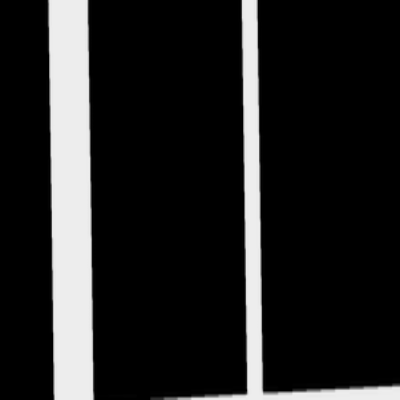
#> input picture data/training/groundtruth/satImage_002_Aug04.png, 400 x 400 px, given as the content of the folder data/training/images/, which was not available
$ jupyter execute --allow-errors segment_aerial_images.ipynb   (shell and % lines are left out)
#> lines starting #> are read from the running program, lines starting #| are printed output that depends on the picture; long printed decimals are rounded; pictures that were not available may be replaced by others from this repository, and a replacement may not be noted
[cell 1]
import matplotlib.image as mpimg
import numpy as np
import matplotlib.pyplot as plt
import os,sys
from PIL import Image

[cell 2]
# Helper functions

def load_image(infilename):
    data = mpimg.imread(infilename)
    return data

def img_float_to_uint8(img):
    rimg = img - np.min(img)
    rimg = (rimg / np.max(rimg) * 255).round().astype(np.uint8)
    return rimg

# Concatenate an image and its groundtruth
def concatenate_images(img, gt_img):
    nChannels = len(gt_img.shape)
    w = gt_img.shape[0]
    h = gt_img.shape[1]
    if nChannels == 3:
        cimg = np.concatenate((img, gt_img), axis=1)
    else:
        gt_img_3c = np.zeros((w, h, 3), dtype=np.uint8)
        gt_img8 = img_float_to_uint8(gt_img)
        gt_img_3c[:,:,0] = gt_img8
        gt_img_3c[:,:,1] = gt_img8
        gt_img_3c[:,:,2] = gt_img8
        img8 = img_float_to_uint8(img)
        cimg = np.concatenate((img8, gt_img_3c), axis=1)
    return cimg

def img_crop(im, w, h):
    list_patches = []
    imgwidth = im.shape[0]
    imgheight = im.shape[1]
    is_2d = len(im.shape) < 3
    for i in range(0,imgheight,h):
        for j in range(0,imgwidth,w):
            if is_2d:
                im_patch = im[j:j+w, i:i+h]
            else:
                im_patch = im[j:j+w, i:i+h, :]
            list_patches.append(im_patch)
    return list_patches

[cell 3]
# Loaded a set of images
root_dir = "data/training/"

image_dir = root_dir + "images/"
files = os.listdir(image_dir)
n = len(files)
print("Loading " + str(n) + " images")
imgs = [load_image(image_dir + files[i]) for i in range(n)]
#> in load_image, data is the input picture: shape (400, 400, 3) float32; min 0, max 0.929, mean 0.138
#> imgs = 1 item
print(files[0])

gt_dir = root_dir + "groundtruth/"
print("Loading " + str(n) + " images")
gt_imgs = []
for i in range (n):
    img = mpimg.imread(gt_dir + files[i])
    try:
        gt_imgs.append(img[:,:,0])
    except:
        gt_imgs.append(img)
print(files[0])

[cell 4]
print('Image size = ' + str(imgs[0].shape[0]) + ',' + str(imgs[0].shape[1]))
#| Image size = 400,400

# Show first image and its groundtruth image
cimg = concatenate_images(imgs[0], gt_imgs[0])
#> in concatenate_images, `gt_img_3c[:,:,0] = gt_img8`:
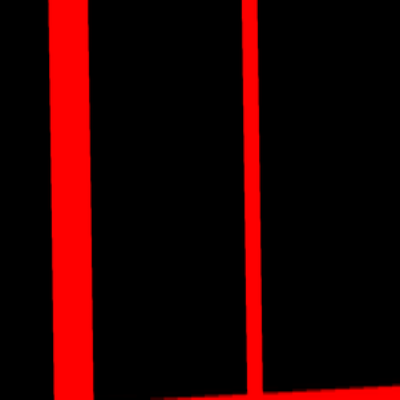
#> gt_img_3c: shape (400, 400, 3); mean of channels 0, 1, 2 37.9, 0, 0; drawn as R, G, B
#> in concatenate_images, `gt_img_3c[:,:,2] = gt_img8`:
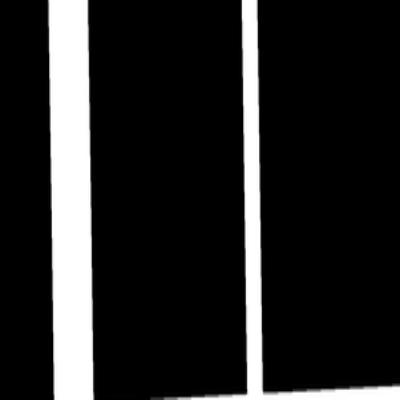
#> gt_img_3c: shape (400, 400, 3); min 0, max 255, mean 37.9
#> in concatenate_images, `cimg = np.concatenate((img8, gt_img_3c), axis=1)`:
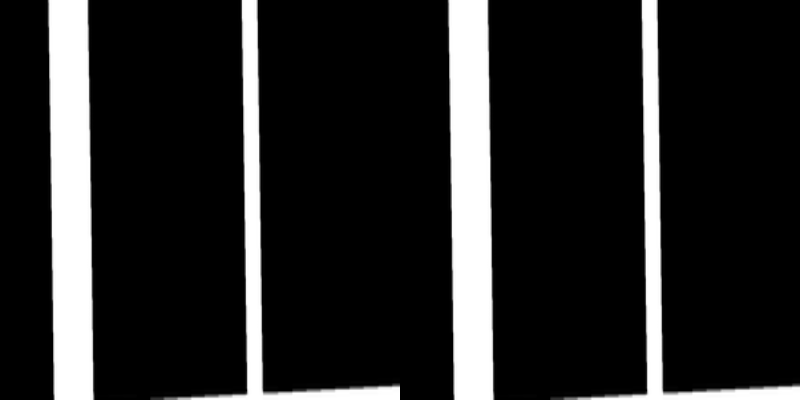
#> cimg: shape (400, 800, 3); min 0, max 255, mean 37.9
fig1 = plt.figure(figsize=(10, 10))
plt.imshow(cimg, cmap='Greys_r')

[cell 5]
# Extract patches from input images
patch_size = 16 # each patch is 16*16 pixels

img_patches = [img_crop(imgs[i], patch_size, patch_size) for i in range(n)]
#> after the loop in img_crop, `for i in range(0,imgheight,h):`: list_patches = 625 items
#> img_patches = 1 item
gt_patches = [img_crop(gt_imgs[i], patch_size, patch_size) for i in range(n)]
#> gt_patches = 1 item

# Linearize list of patches
img_patches = np.asarray([img_patches[i][j] for i in range(len(img_patches)) for j in range(len(img_patches[i]))])
gt_patches =  np.asarray([gt_patches[i][j] for i in range(len(gt_patches)) for j in range(len(gt_patches[i]))])

[cell 6]
# Extract 6-dimensional features consisting of average RGB color as well as variance
def extract_features(img):
    feat_m = np.mean(img, axis=(0,1))
    feat_v = np.var(img, axis=(0,1))
    feat = np.append(feat_m, feat_v)
    return feat

# Extract 2-dimensional features consisting of average gray color as well as variance
def extract_features_2d(img):
    feat_m = np.mean(img)
    feat_v = np.var(img)
    feat = np.append(feat_m, feat_v)
    return feat

# Extract features for a given image
def extract_img_features(filename):
    img = load_image(filename)
    img_patches = img_crop(img, patch_size, patch_size)
    X = np.asarray([ extract_features_2d(img_patches[i]) for i in range(len(img_patches))])
    return X

[cell 7]
# Compute features for each image patch
foreground_threshold = 0.25 # percentage of pixels > 1 required to assign a foreground label to a patch

def value_to_class(v):
    df = np.sum(v)
    if df > foreground_threshold:
        return 1
    else:
        return 0

X = np.asarray([ extract_features_2d(img_patches[i]) for i in range(len(img_patches))])
#> in extract_features_2d, `feat_m = np.mean(img)`: feat_m = 0
#> in extract_features_2d, `feat = np.append(feat_m, feat_v)`: feat = [0, 0]
#> X = 625 pairs, first value 0 to 0.929, second value 0 to 0.194
Y = np.asarray([value_to_class(np.mean(gt_patches[i])) for i in range(len(gt_patches))])
#> in value_to_class, `df = np.sum(v)`: df = 0
#> Y = 625 values, max 1 at index 75, min 0 at index 0, mean 0.192

[cell 8]
# Print feature statistics

print('Computed ' + str(X.shape[0]) + ' features')
#| Computed 625 features
print('Feature dimension = ' + str(X.shape[1]))
#| Feature dimension = 2
print('Number of classes = ' + str(np.max(Y)))  #TODO: fix, length(unique(Y))
#| Number of classes = 1

Y0 = [i for i, j in enumerate(Y) if j == 0]
#> Y0 = 505 values from 0 to 623
Y1 = [i for i, j in enumerate(Y) if j == 1]
#> Y1 = 120 values from 75 to 624
print('Class 0: ' + str(len(Y0)) + ' samples')
#| Class 0: 505 samples
print('Class 1: ' + str(len(Y1)) + ' samples')
#| Class 1: 120 samples

[cell 9]
# Display a patch that belongs to the foreground class
plt.imshow(gt_patches[Y1[3]], cmap='Greys_r')
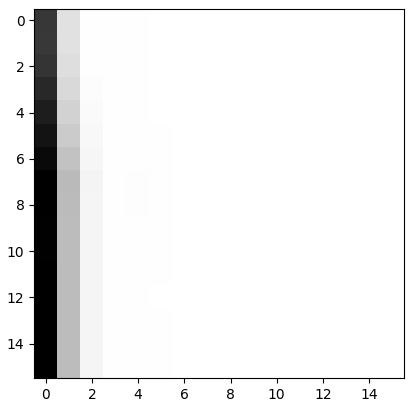
#> figure drawn by matplotlib, 1 panel

[cell 10]
# Plot 2d features using groundtruth to color the datapoints
plt.scatter(X[:, 0], X[:, 1], c=Y, edgecolors='k', cmap=plt.cm.Paired)
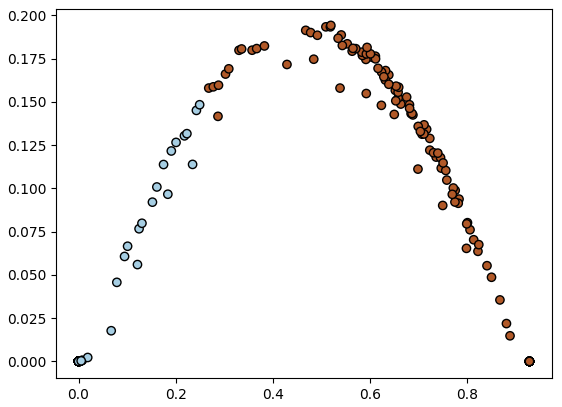
#> figure drawn by matplotlib, 1 panel

[cell 11]
# train a logistic regression classifier

from sklearn import linear_model
from sklearn import svm
# we create an instance of the classifier and fit the data
logreg = linear_model.LogisticRegression(C=1e5, class_weight="balanced")
logreg.fit(X, Y)

[cell 12]
# Predict on the training set
Z = logreg.predict(X)
#> Z has the same summary as Y

# Get non-zeros in prediction and grountruth arrays
Zn = np.nonzero(Z)[0]
#> Zn = 120 values from 75 to 624
Yn = np.nonzero(Y)[0]
#> Yn = 120 values from 75 to 624

TPR = len(list(set(Yn) & set(Zn))) / float(len(Z))
#> TPR = 0.192
print('True positive rate = ' + str(TPR))
#| True positive rate = 0.192

[cell 13]
clf = svm.LinearSVC()
clf.fit(X,Y)

pred = clf.predict(X)
#> pred has the same summary as Y
Zn = np.nonzero(pred)[0]
Yn = np.nonzero(Y)[0]

TPR = len(list(set(Yn) & set(Zn))) / float(len(Z))
print('True positive rate = ' + str(TPR))
#| True positive rate = 0.192
print("F1 score for SVM classification:")
#> (the rest of this cell did not finish here and is left out)

[cell 14]
from sklearn.metrics import f1_score
print("F1 score for logistic regression: ")
print(f1_score(Y, Z))
#| 1.0

$ run again, on data/training/groundtruth/satImage_025_Aug03.png
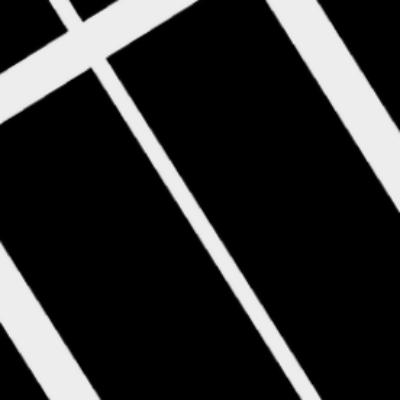
#> input picture data/training/groundtruth/satImage_025_Aug03.png, 400 x 400 px, given as the content of the folder data/training/images/, which was not available
#> in load_image, data is the input picture: shape (400, 400, 3) float32; min 0, max 0.929, mean 0.175
#> imgs = 1 item
#| Image size = 400,400
#> in concatenate_images, `cimg = np.concatenate((img8, gt_img_3c), axis=1)`:
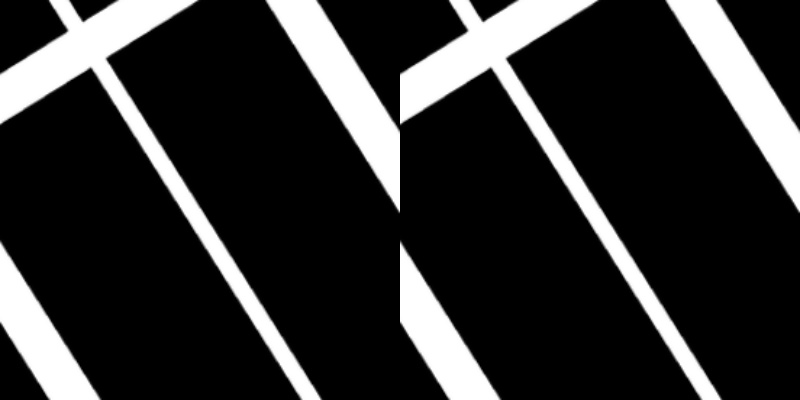
#> cimg: shape (400, 800, 3); min 0, max 255, mean 48
#> after the loop in img_crop, `for i in range(0,imgheight,h):`: list_patches = 625 items
#> img_patches = 1 item
#> feat_m = 0
#> feat = [0, 0]
#> X = 625 pairs, first value 0 to 0.929, second value 0 to 0.182
#> df = 0
#> Y = 625 values, max 1 at index 4, min 0 at index 0, mean 0.224
#| Computed 625 features
#| Feature dimension = 2
#| Number of classes = 1
#> Y0 = 485 values from 0 to 624
#> Y1 = 140 values from 4 to 612
#| Class 0: 485 samples
#| Class 1: 140 samples
#> `[cell 10] # Plot 2d features using groundtruth to color the datapoints..`:
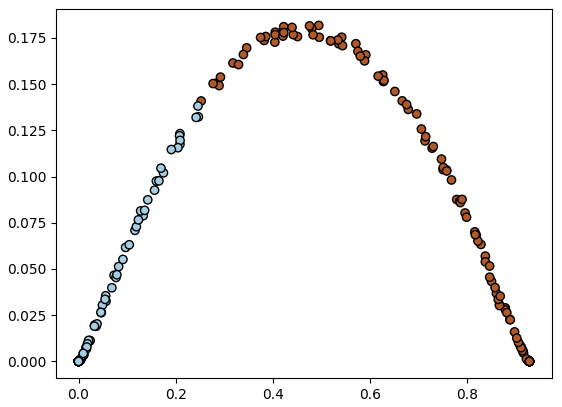
#> figure drawn by matplotlib, 1 panel
#> Z = 625 values, max 1 at index 4, min 0 at index 0, mean 0.226
#> `Zn = np.nonzero(Z)[0]`: Zn = 141 values from 4 to 612
#> Yn = 140 values from 4 to 612
#> `TPR = len(list(set(Yn) & set(Zn))) / float(len(Z))`: TPR = 0.224
#| True positive rate = 0.224
#> pred = 625 values, max 1 at index 4, min 0 at index 0, mean 0.222
#> `Zn = np.nonzero(pred)[0]`: Zn = 139 values from 4 to 612
#> `TPR = len(list(set(Yn) & set(Zn))) / float(len(Z))`: TPR = 0.222
#| True positive rate = 0.2224
#| 0.9964

$ run again, on data/training/groundtruth/satImage_033_Aug10.png
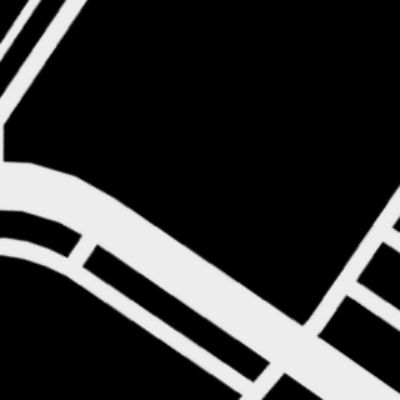
#> input picture data/training/groundtruth/satImage_033_Aug10.png, 400 x 400 px, given as the content of the folder data/training/images/, which was not available
#> in load_image, data is the input picture: shape (400, 400, 3) float32; min 0, max 0.929, mean 0.197
#> imgs = 1 item
#| Image size = 400,400
#> in concatenate_images, `cimg = np.concatenate((img8, gt_img_3c), axis=1)`:
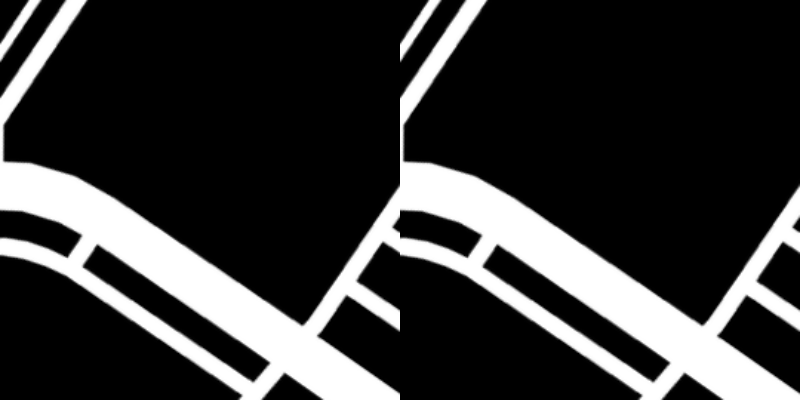
#> cimg: shape (400, 800, 3); min 0, max 255, mean 54.1
#> after the loop in img_crop, `for i in range(0,imgheight,h):`: list_patches = 625 items
#> img_patches = 1 item
#> feat_m = 7.66e-05
#> feat_v = 4.15e-07
#> feat = [7.66e-05, 4.15e-07]
#> X = 625 pairs, first value 0 to 0.929, second value 0 to 0.182
#> df = 7.66e-05
#> Y = 625 values, max 1 at index 2, min 0 at index 0, mean 0.258
#| Computed 625 features
#| Feature dimension = 2
#| Number of classes = 1
#> Y0 = 464 values from 0 to 623
#> Y1 = 161 values from 2 to 624
#| Class 0: 464 samples
#| Class 1: 161 samples
#> `[cell 10] # Plot 2d features using groundtruth to color the datapoints..`:
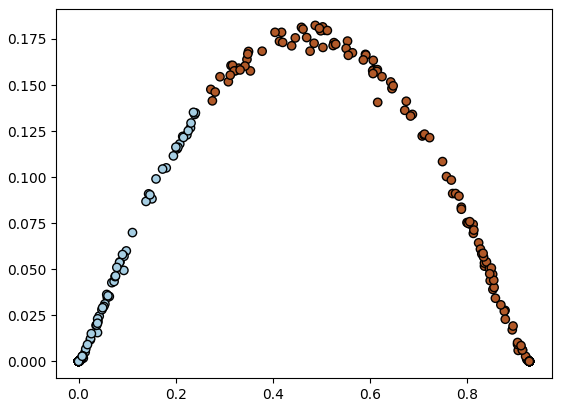
#> figure drawn by matplotlib, 1 panel
#> Z has the same summary as Y
#> TPR = 0.258
#| True positive rate = 0.2576
#> pred has the same summary as Y
#| True positive rate = 0.2576
#| 1.0

$ run again, on data/training/groundtruth/satImage_051_Aug14.png
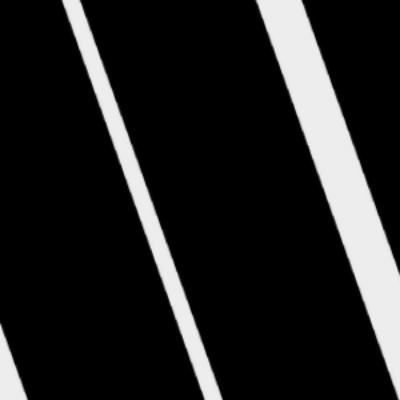
#> input picture data/training/groundtruth/satImage_051_Aug14.png, 400 x 400 px, given as the content of the folder data/training/images/, which was not available
#> in load_image, data is the input picture: shape (400, 400, 3) float32; min 0, max 0.929, mean 0.138
#> imgs = 1 item
#| Image size = 400,400
#> in concatenate_images, `cimg = np.concatenate((img8, gt_img_3c), axis=1)`:
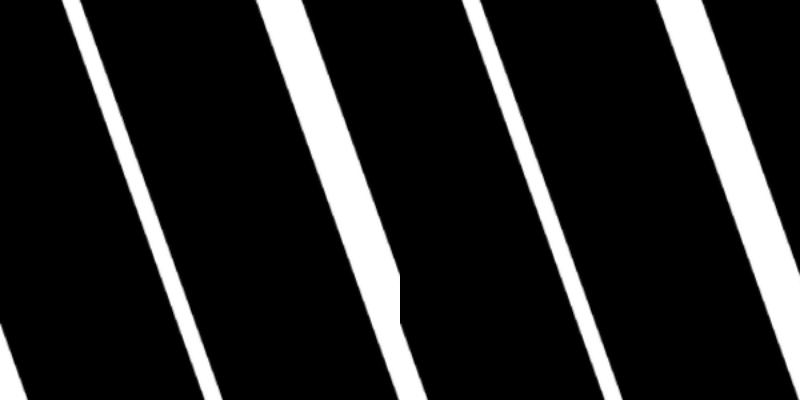
#> cimg: shape (400, 800, 3); min 0, max 255, mean 37.8
#> after the loop in img_crop, `for i in range(0,imgheight,h):`: list_patches = 625 items
#> img_patches = 1 item
#> feat_m = 0
#> feat = [0, 0]
#> X = 625 pairs, first value 0 to 0.929, second value 0 to 0.187
#> df = 0
#> Y = 625 values, max 1 at index 21, min 0 at index 0, mean 0.182
#| Computed 625 features
#| Feature dimension = 2
#| Number of classes = 1
#> Y0 = 511 values from 0 to 624
#> Y1 = 114 values from 21 to 623
#| Class 0: 511 samples
#| Class 1: 114 samples
#> `[cell 10] # Plot 2d features using groundtruth to color the datapoints..`:
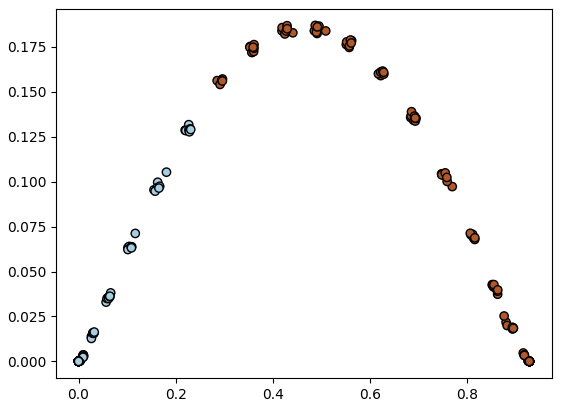
#> figure drawn by matplotlib, 1 panel
#> Z has the same summary as Y
#> TPR = 0.182
#| True positive rate = 0.1824
#> pred has the same summary as Y
#| True positive rate = 0.1824
#| 1.0
